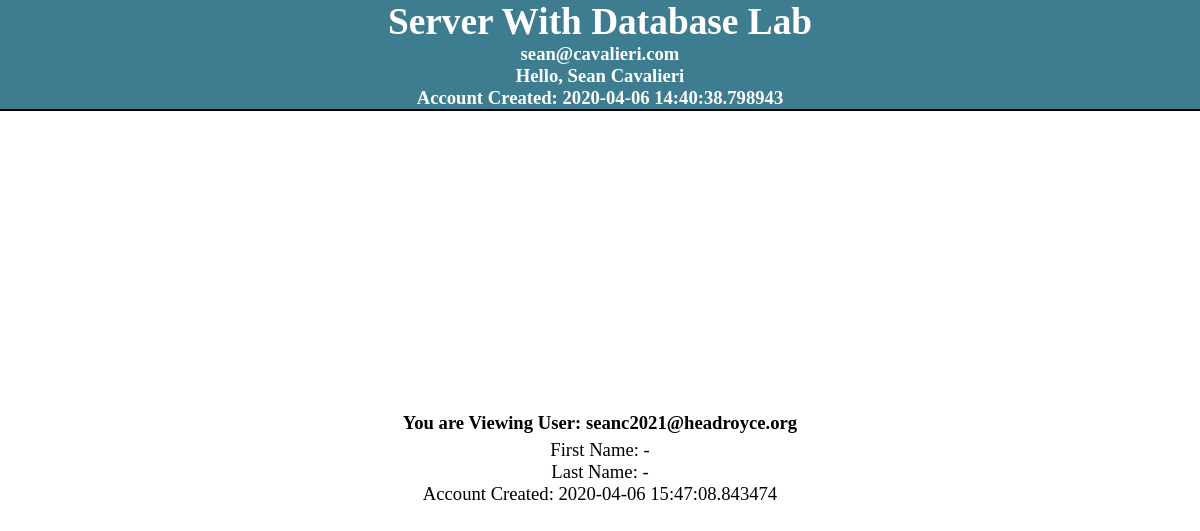
Page /view?id=2 (signed in) on the committed database.
### tables this page shows
CREATE TABLE accounts (
	id INTEGER NOT NULL, 
	username VARCHAR(255) NOT NULL, 
	password VARCHAR(255) NOT NULL, 
	PRIMARY KEY (id)
);

CREATE TABLE profiles (
	id INTEGER NOT NULL, 
	"firstName" VARCHAR(255) NOT NULL, 
	"lastName" VARCHAR(255) NOT NULL, 
	"userID" INTEGER, 
	"dateAdded" DATETIME, 
	PRIMARY KEY (id)
);

### server/routes.py (the view)
@app.route('/view')
def view():
    sessionID = request.cookies.get('userID')
    if not(sessionID in sessionTokens):
        return redirect(url_for('index'))
    id = request.args.get("id")
    if id:
        myInfo = database.viewProfileOf(sessionTokens[sessionID])
        theirInfo = database.viewProfileByID(id)
        if theirInfo == []:
            return redirect(url_for("view"))
        elif myInfo[0] != theirInfo[0]:
            return render_template('view.html', info=myInfo, theirInfo=theirInfo)
    token = uuid4()
    csrfTokens[str(token)]=True
    info = database.viewProfileOf(sessionTokens[sessionID])
    return render_template('view.html', csrf=token, info=info)

### server/database.py (called while the page is built)
def viewProfileOf(username):
    connection = engine.connect()
    query = db.select([accounts]).where(accounts.columns.username == username)
    ResultProxy = connection.execute(query)
    resultRow = ResultProxy.fetchone()
    if(resultRow):
        id = resultRow[0]
        query2 = db.select([profiles]).where(profiles.columns.userID == id)
        ResultProxy2 = connection.execute(query2)
        resultRow2 = ResultProxy2.fetchone()
        if resultRow2:
            arr = [username]
            arr.append(resultRow2[1])
            arr.append(resultRow2[2])
            arr.append(resultRow2[3])
            arr.append(resultRow2[4])
            return arr
    return []

def viewProfileByID(userID):
    connection = engine.connect()
    query = db.select([accounts]).where(accounts.columns.id == userID)
    ResultProxy = connection.execute(query)
    resultRow = ResultProxy.fetchone()
    if(resultRow):
        username = resultRow[1]
        query2 = db.select([profiles]).where(profiles.columns.userID == userID)
        ResultProxy2 = connection.execute(query2)
        resultRow2 = ResultProxy2.fetchone()
        if resultRow2:
            arr = [username]
            arr.append(resultRow2[1])
            arr.append(resultRow2[2])
            arr.append(resultRow2[3])
            arr.append(resultRow2[4])
            return arr
    return []

### server/templates/view.html (shortened to what this page needs)
<!DOCTYPE html>
<html>
    <head>
        <link rel='stylesheet' href='/static/style.css' />
    </head>
    <body>
        <header>
            Server With Database Lab
            <div>
                {{info[0]}}
            </div>
            <div>
                Hello, {{info[1]}} {{info[2]}}
            </div>
            <div>
                Account Created: {{info[4]}}
            </div>
        </header>
        {% if theirInfo %}
            <div class='content'>
                <div class='form-title'> You are Viewing User: {{theirInfo[0]}} </div>
                <div> First Name: {{theirInfo[1]}} </div>
                <div> Last Name: {{theirInfo[2]}} </div>
                <div> Account Created: {{theirInfo[4]}} </div>
            </div>
        {% endif %}
    </body>
</html>

### server/static/style.css (style rules this page uses)
* { margin: 0; padding: 0; font-size: 14pt; box-sizing: border-box; }
body { min-width: 100vw; min-height: 100vh; display: flex; flex-direction: column; }
header { min-height: 10vh; border-bottom: 2px solid black; font-size: 2rem; color: white; font-weight: bold; background-color: #3d7d8f; display: flex; flex-direction: column; align-items: center; justify-content: center; }
div.content { flex-grow: 1; display: flex; flex-direction: column; align-items: center; justify-content: center; }
div.form-title { font-weight: bold; padding: 5px; }

### rows in the picture
accounts: username "sean@cavalieri.com"
profiles: firstName "Sean", lastName "Cavalieri"
accounts: username "seanc2021@headroyce.org"

### other values in the picture
{{ info[4] }} "2020-04-06 14:40:38.798943"
{{ theirInfo[1] }} "-"
{{ theirInfo[2] }} "-"
{{ theirInfo[4] }} "2020-04-06 15:47:08.843474"
